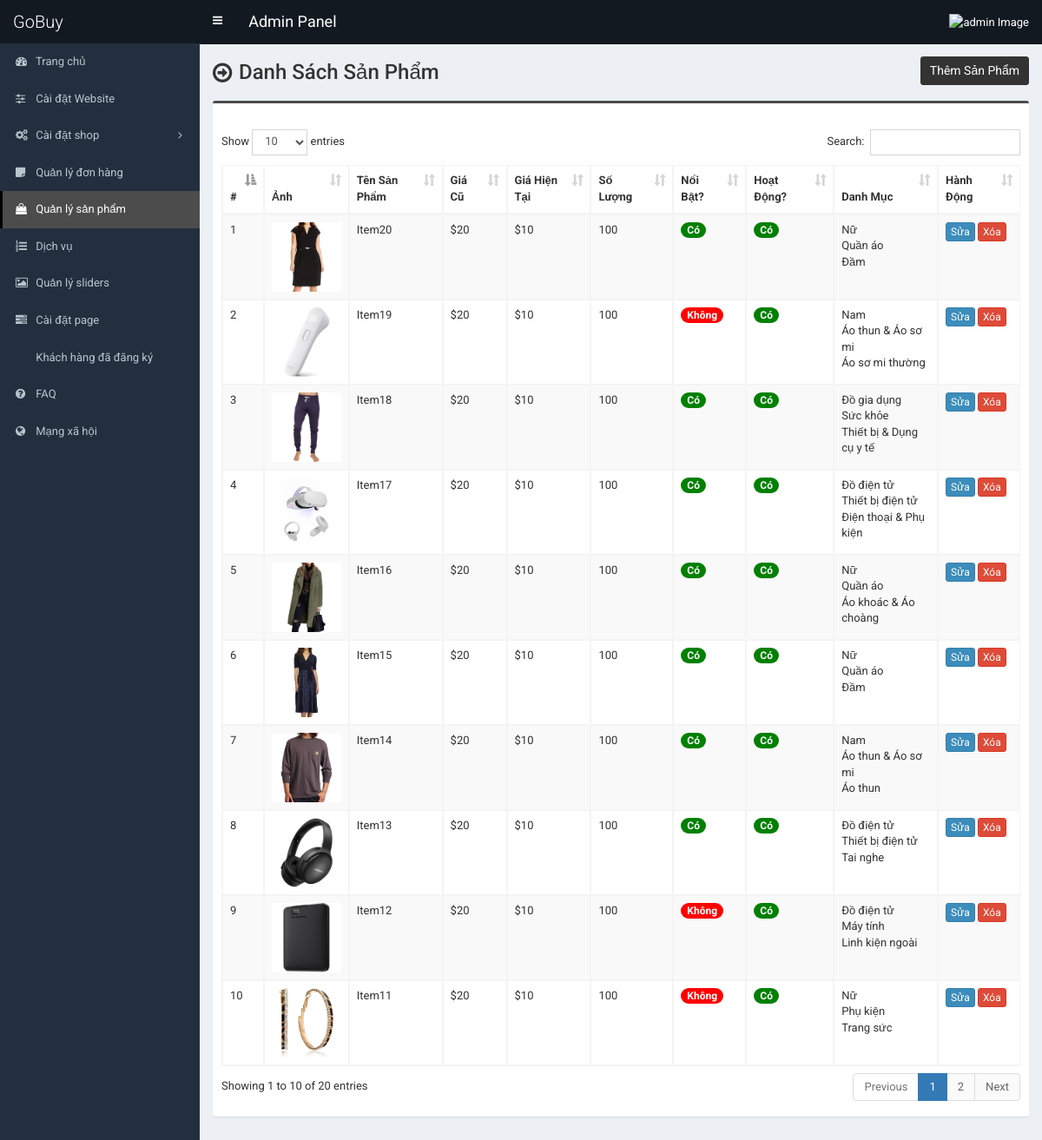
Screenshot of /admin/product.php (signed in) with the database file from the repository.
### tables this page shows
CREATE TABLE table_product (
  p_id int(11) NOT NULL,
  p_name TEXT NOT NULL,
  p_old_price varchar(10) NOT NULL,
  p_current_price varchar(10) NOT NULL,
  p_qty int(10) NOT NULL,
  p_featured_photo TEXT NOT NULL,
  p_description text NOT NULL,
  p_short_description text NOT NULL,
  p_feature text NOT NULL,
  p_return_policy text NOT NULL,
  p_total_view int(11) NOT NULL,
  p_is_featured int(1) NOT NULL,
  p_is_active int(1) NOT NULL,
  ecat_id int(11) NOT NULL
);

CREATE TABLE table_top_category (
  tcat_id int(11) NOT NULL,
  tcat_name TEXT NOT NULL,
  show_on_menu int(1) NOT NULL
);

CREATE TABLE table_mid_category (
  mcat_id int(11) NOT NULL,
  mcat_name TEXT NOT NULL,
  tcat_id int(11) NOT NULL
);

CREATE TABLE table_end_category (
  ecat_id int(11) NOT NULL,
  ecat_name TEXT NOT NULL,
  mcat_id int(11) NOT NULL
);

### admin/product.php (the view, shortened to what this page needs)
<?php require_once('header.php'); ?>
<section class="content-header">
    <div class="content-header-left">
        <h1>Danh Sách Sản Phẩm</h1>
    </div>
    <div class="content-header-right">
        <a href="product-add.php" class="btn btn-primary btn-sm">Thêm Sản Phẩm</a>
    </div>
</section>
<section class="content">
    <div class="row">
        <div class="col-md-12">
            <div class="box box-info">
                <div class="box-body table-responsive">
                    <table id="example1" class="table table-bordered table-hover table-striped">
                        <thead class="thead-dark">
                            <tr>
                                <th>#</th>
                                <th>Ảnh</th>
                                <th>Tên Sản Phẩm</th>
                                <th>Giá Cũ</th>
                                <th>Giá Hiện Tại</th>
                                <th>Số Lượng</th>
                                <th>Nổi Bật?</th>
                                <th>Hoạt Động?</th>
                                <th>Danh Mục</th>
                                <th>Hành Động</th>
                            </tr>
                        </thead>
                        <tbody>
                            <?php
                            $i = 0;
                            $query = $pdo->prepare("SELECT t1.p_id, t1.p_name, t1.p_old_price, t1.p_current_price, t1.p_qty, t1.p_featured_photo, t1.p_is_featured, t1.p_is_active, t4.tcat_name, t3.mcat_name, t2.ecat_name
                                                    FROM table_product t1
                                                    JOIN table_end_category t2 ON t1.ecat_id = t2.ecat_id
                                                    JOIN table_mid_category t3 ON t2.mcat_id = t3.mcat_id
                                                    JOIN table_top_category t4 ON t3.tcat_id = t4.tcat_id
                                                    ORDER BY t1.p_id DESC");
                            $query->execute();
                            $result = $query->fetchAll(PDO::FETCH_ASSOC);
                            foreach ($result as $row) {
                                $i++;
                            ?>
                            <tr>
                                <td><?= $i; ?></td>
                                <td><img src="../assets/uploads/<?= $row['p_featured_photo']; ?>"
                                        alt="<?= $row['p_name']; ?>" style="width:80px;"></td>
                                <td><?= $row['p_name']; ?></td>
                                <td>$<?= $row['p_old_price']; ?></td>
                                <td>$<?= $row['p_current_price']; ?></td>
                                <td><?= $row['p_qty']; ?></td>
                                <td><span class="badge"
                                        style="background-color:<?= $row['p_is_featured'] ? 'green' : 'red'; ?>;"><?= $row['p_is_featured'] ? 'Có' : 'Không'; ?></span>
                                </td>
                                <td><span class="badge"
                                        style="background-color:<?= $row['p_is_active'] ? 'green' : 'red'; ?>;"><?= $row['p_is_active'] ? 'Có' : 'Không'; ?></span>
                                </td>
                                <td><?= $row['tcat_name']; ?><br><?= $row['mcat_name']; ?><br><?= $row['ecat_name']; ?>
                                </td>
                                <td>
                                    <a href="product-edit.php?id=<?= $row['p_id']; ?>"
                                        class="btn btn-primary btn-xs">Sửa</a>
                                    <a href="#" class="btn btn-danger btn-xs"
                                        data-href="product-delete.php?id=<?= $row['p_id']; ?>" data-toggle="modal"
                                        data-target="#confirm-delete">Xóa</a>
                                </td>
                            </tr>
                            <?php } ?>
                        </tbody>
                    </table>
                </div>
            </div>
        </div>
    </div>
</section>
<?php require_once('footer.php'); ?>

### admin/header.php (shortened to what this page needs)
<!DOCTYPE html>
<html>
<head>
    <link rel="stylesheet" href="https://maxcdn.bootstrapcdn.com/bootstrap/3.3.7/css/bootstrap.min.css">
    <link rel="stylesheet" href="css/font-awesome.min.css">
    <link rel="stylesheet" href="css/ionicons.min.css">
    <link rel="stylesheet" href="css/datepicker3.css">
    <link rel="stylesheet" href="css/all.css">
    <link rel="stylesheet" href="css/select2.min.css">
    <link rel="stylesheet" href="css/dataTables.bootstrap.css">
    <link rel="stylesheet" href="css/jquery.fancybox.css">
    <link rel="stylesheet" href="css/AdminLTE.min.css">
    <link rel="stylesheet" href="css/_all-skins.min.css">
    <link rel="stylesheet" href="css/on-off-switch.css" />
    <link rel="stylesheet" href="css/summernote.css">
    <link rel="stylesheet" href="style.css">
</head>
<body class="hold-transition fixed skin-blue sidebar-mini">
    <div class="wrapper">
        <header class="main-header">
            <a href="index.php" class="logo">
                <span class="logo-lg">GoBuy</span>
            </a>
            <nav class="navbar navbar-static-top">
                <a href="#" class="sidebar-toggle" data-toggle="offcanvas" role="button">
                </a>
                <span style="float:left;line-height:50px;color:#fff;padding-left:15px;font-size:18px;">Admin
                    Panel</span>
                <div class="navbar-custom-menu">
                    <ul class="nav navbar-nav">
                        <li class="dropdown admin admin-menu">
                            <a href="#" class="dropdown-toggle" data-toggle="dropdown">
                                <img src="../assets/uploads/<?php echo $_SESSION['user']['photo']; ?>"
                                    class="admin-image" alt="admin Image">
                            </a>
                        </li>
                    </ul>
                </div>
            </nav>
        </header>
        <?php $current_page = substr($_SERVER["SCRIPT_NAME"], strrpos($_SERVER["SCRIPT_NAME"], "/") + 1); ?>
        <aside class="main-sidebar">
            <section class="sidebar">
                <ul class="sidebar-menu">
                    <li class="treeview <?php if ($current_page == 'index.php') {
                                            echo 'active';
                                        } ?>">
                        <a href="index.php">
                            <i class="fa fa-dashboard"></i> <span>Trang chủ</span>
                        </a>
                    </li>
                    <li class="treeview <?php if (($current_page == 'settings.php')) {
                                            echo 'active';
                                        } ?>">
                        <a href="settings.php">
                            <i class="fa fa-sliders"></i> <span>Cài đặt Website</span>
                        </a>
                    </li>
                    <li class="treeview <?php if (($current_page == 'size.php') || ($current_page == 'size-add.php') || ($current_page == 'size-edit.php') || ($current_page == 'color.php') || ($current_page == 'color-add.php') || ($current_page == 'color-edit.php') || ($current_page == 'country.php') || ($current_page == 'country-add.php') || ($current_page == 'country-edit.php') || ($current_page == 'shipping-cost.php') || ($current_page == 'shipping-cost-edit.php') || ($current_page == 'top-category.php') || ($current_page == 'top-category-add.php') || ($current_page == 'top-category-edit.php') || ($current_page == 'mid-category.php') || ($current_page == 'mid-category-add.php') || ($current_page == 'mid-category-edit.php') || ($current_page == 'end-category.php') || ($current_page == 'end-category-add.php') || ($current_page == 'end-category-edit.php')) {
                                            echo 'active';
                                        } ?>">
                        <a href="#">
                            <i class="fa fa-cogs"></i>
                            <span>Cài đặt shop</span>
                            <span class="pull-right-container">
                                <i class="fa fa-angle-left pull-right"></i>
                            </span>
                        </a>
                    </li>
                    <li class="treeview <?php if (($current_page == 'order.php')) {
                                            echo 'active';
                                        } ?>">
                        <a href="order.php">
                            <i class="fa fa-sticky-note"></i> <span>Quản lý đơn hàng</span>
                        </a>
                    </li>
                    <li class="treeview <?php if (($current_page == 'product.php') || ($current_page == 'product-add.php') || ($current_page == 'product-edit.php')) {
                                            echo 'active';
                                        } ?>">
                        <a href="product.php">
                            <i class="fa fa-shopping-bag"></i> <span>Quản lý sản phẩm</span>
                        </a>
                    </li>
                    <li class="treeview <?php if (($current_page == 'service.php')) {
                                            echo 'active';
                                        } ?>">
                        <a href="service.php">
                            <i class="fa fa-list-ol"></i> <span>Dịch vụ</span>
                        </a>
                    </li>
                    <li class="treeview <?php if (($current_page == 'slider.php')) {
                                            echo 'active';
                                        } ?>">
                        <a href="slider.php">
                            <i class="fa fa-picture-o"></i> <span>Quản lý sliders</span>
                        </a>
                    </li>
                    <li class="treeview <?php if (($current_page == 'page.php')) {
                                            echo 'active';
                                        } ?>">
                        <a href="page.php">
                            <i class="fa fa-tasks"></i> <span>Cài đặt page</span>
                        </a>
                    </li>
                    <li class="treeview <?php if (($current_page == 'customer.php') || ($current_page == 'customer-add.php') || ($current_page == 'customer-edit.php')) {
                                            echo 'active';
                                        } ?>">
                        <a href="customer.php">
                            <i class="fa fa-admin-plus"></i> <span>Khách hàng đã đăng ký</span>
                        </a>
                    </li>
                    <li class="treeview <?php if (($current_page == 'faq.php')) {
                                            echo 'active';
                                        } ?>">
                        <a href="faq.php">
                            <i class="fa fa-question-circle"></i> <span>FAQ</span>
                        </a>
                    </li>
                    <li class="treeview <?php if (($current_page == 'social-media.php')) {
                                            echo 'active';
                                        } ?>">
                        <a href="social-media.php">
                            <i class="fa fa-globe"></i> <span>Mạng xã hội</span>
                        </a>
                    </li>
                </ul>
            </section>
        </aside>
        <div class="content-wrapper">

### admin/footer.php (shortened to what this page needs)
</body>
</html>

### admin/style.css (style rules this page uses)
body { font-size: 13px; font-family: "Roboto", sans-serif; }
.content-header > h1, .content-header .content-header-left h1 { font-family: "Roboto", sans-serif; }
.main-header .logo { text-align: left; }
.main-header .logo .logo-lg { font-family: "Roboto", sans-serif; }
.box-info { padding-top: 20px; }
.sidebar-menu li > a > .pull-right-container > .fa-angle-left:before { content: "\f105"; }
.content-header { overflow: hidden; }
.content-header .content-header-left { float: left; padding-top: 5px; }
.content-header .content-header-right { float: right; }
.content-header .content-header-left h1 { margin-top: 0; margin-bottom: 0; padding-left: 30px; padding-bottom: 5px; font-size: 24px; position: relative; }
.content-header .content-header-left h1:before { position: absolute; top: 0; left: 0; font-family: "FontAwesome", sans-serif; font-size: 26px; content: "\f18e"; }
.content-header .content-header-right a { position: relative; font-size: 14px; }
.skin-blue .sidebar-menu > li:hover > a, .skin-blue .sidebar-menu > li.active > a { color: #fff; background: #3c8dbc; border-left-color: #3c8dbc; }
.skin-blue .main-header .logo, .skin-blue .main-header .logo:hover, .skin-blue .main-header .navbar, .skin-blue .main-header .navbar .sidebar-toggle:hover { background-color: #131921; }
.skin-blue .sidebar-menu > li:hover > a, .skin-blue .sidebar-menu > li.active > a { background-color: #4c4c4c; border-left-color: #000000; }
.box.box-info { border-top-color: #4c4c4c; }
.content-header .content-header-right a { background-color: #333333; border-color: #333333; }

### rows the page displays
table_product: p_featured_photo (picture), p_name "Item20", p_old_price "20", p_current_price "10", p_qty "100", p_is_featured "Có", p_is_active "Có", table_top_category.tcat_name "Nữ", table_mid_category.mcat_name "Quần áo", ecat.ecat_name "Đầm"
table_product: p_featured_photo (picture), p_name "Item19", p_old_price "20", p_current_price "10", p_qty "100", p_is_featured "Không", p_is_active "Có", table_top_category.tcat_name "Nam", table_mid_category.mcat_name "Áo thun & Áo sơ mi", ecat.ecat_name "Áo sơ mi thường"
table_product: p_featured_photo (picture), p_name "Item18", p_old_price "20", p_current_price "10", p_qty "100", p_is_featured "Có", p_is_active "Có", table_top_category.tcat_name "Đồ gia dụng", table_mid_category.mcat_name "Sức khỏe", ecat.ecat_name "Thiết bị & Dụng cụ y tế"
table_product: p_featured_photo (picture), p_name "Item17", p_old_price "20", p_current_price "10", p_qty "100", p_is_featured "Có", p_is_active "Có", table_top_category.tcat_name "Đồ điện tử", table_mid_category.mcat_name "Thiết bị điện tử", ecat.ecat_name "Điện thoại & Phụ kiện"
table_product: p_featured_photo (picture), p_name "Item16", p_old_price "20", p_current_price "10", p_qty "100", p_is_featured "Có", p_is_active "Có", table_top_category.tcat_name "Nữ", table_mid_category.mcat_name "Quần áo", ecat.ecat_name "Áo khoác & Áo choàng"
table_product: p_featured_photo (picture), p_name "Item15", p_old_price "20", p_current_price "10", p_qty "100", p_is_featured "Có", p_is_active "Có", table_top_category.tcat_name "Nữ", table_mid_category.mcat_name "Quần áo", ecat.ecat_name "Đầm"
table_product: p_featured_photo (picture), p_name "Item14", p_old_price "20", p_current_price "10", p_qty "100", p_is_featured "Có", p_is_active "Có", table_top_category.tcat_name "Nam", table_mid_category.mcat_name "Áo thun & Áo sơ mi", ecat.ecat_name "Áo thun"
table_product: p_featured_photo (picture), p_name "Item13", p_old_price "20", p_current_price "10", p_qty "100", p_is_featured "Có", p_is_active "Có", table_top_category.tcat_name "Đồ điện tử", table_mid_category.mcat_name "Thiết bị điện tử", ecat.ecat_name "Tai nghe"
table_product: p_featured_photo (picture), p_name "Item12", p_old_price "20", p_current_price "10", p_qty "100", p_is_featured "Không", p_is_active "Có", table_top_category.tcat_name "Đồ điện tử", table_mid_category.mcat_name "Máy tính", ecat.ecat_name "Linh kiện ngoài"
table_product: p_featured_photo (picture), p_name "Item11", p_old_price "20", p_current_price "10", p_qty "100", p_is_featured "Không", p_is_active "Có", table_top_category.tcat_name "Nữ", table_mid_category.mcat_name "Phụ kiện", ecat.ecat_name "Trang sức"
